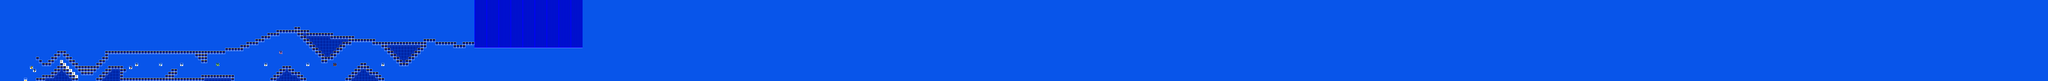

A 2D game scene composited from a Tiled map and its tileset images. What follows is a short description and the map's XML, with each tile layer's data collapsed to a summary:
An orthogonal 682x27 tile map with 16x16 px tiles, 2 tile layers (SP, ...), 2 tilesets.

<map version="1.10" tiledversion="1.10.1" orientation="orthogonal" renderorder="right-down" width="682" height="27" tilewidth="16" tileheight="16" infinite="0" nextlayerid="3" nextobjectid="1">
 <editorsettings>
  <chunksize width="16" height="27" />
  <export target="test4.csv" format="csv" />
 </editorsettings>
 <tileset firstgid="1" name="famidash" tilewidth="16" tileheight="16" tilecount="256" columns="16">
  <image source="../../GRAPHICS/famidash.bmp" width="256" height="256" />
 </tileset>
 <tileset firstgid="257" name="sprites" tilewidth="16" tileheight="16" tilecount="256" columns="16">
  <image source="../../GRAPHICS/sprites.png" width="256" height="256" />
 </tileset>
 <layer id="1" width="682" height="27">
  <data>[18414 cells, 18414 non-empty, 7 distinct tile ids]</data>
 </layer>
 <layer id="2" name="SP" width="682" height="27">
  <data>[18414 cells, 19 non-empty, 11 distinct tile ids]</data>
 </layer>
</map>
